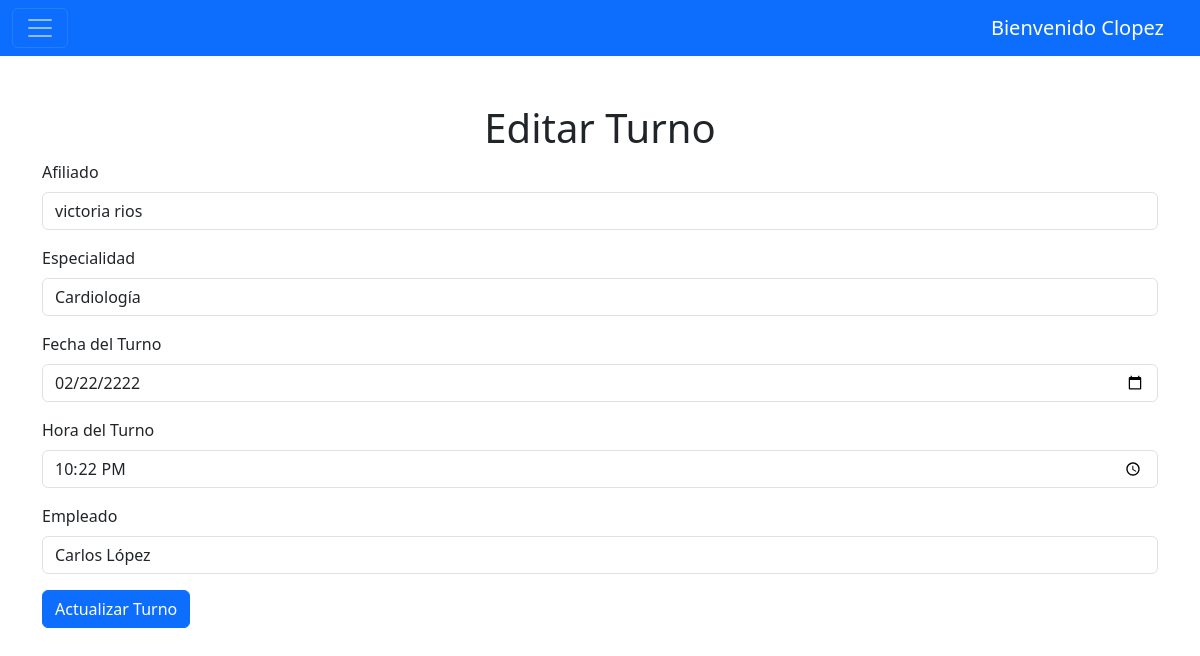
The app's page /mvc/index.php?action=editar_turno&id_turno=60 (signed in) with its own data.
### tables this page shows
CREATE TABLE `turnos` (
  `id_turno` int(11) NOT NULL,
  `id_afiliado` int(11) NOT NULL,
  `id_empleado` int(11) NOT NULL,
  `id_especialidad` int(11) NOT NULL,
  `fecha_turno` date NOT NULL,
  `hora_turno` time NOT NULL
);

CREATE TABLE `afiliaciones` (
  `id_afiliado` int(11) NOT NULL,
  `nombre` text NOT NULL,
  `apellido` text NOT NULL,
  `dni` int(11) NOT NULL,
  `direccion` text NOT NULL,
  `telefono` int(11) NOT NULL,
  `email` text NOT NULL,
  `fecha_nacimiento` date NOT NULL
);

CREATE TABLE `especialidades` (
  `id` int(11) NOT NULL,
  `nombre` varchar(50) NOT NULL
);

CREATE TABLE `empleado` (
  `id_empleado` int(11) NOT NULL,
  `nombre` text NOT NULL,
  `apellido` text NOT NULL,
  `dni` int(11) NOT NULL,
  `telefono` int(11) NOT NULL,
  `direccion` text NOT NULL,
  `email` text NOT NULL,
  `fecha_nacimiento` date NOT NULL,
  `user` text NOT NULL,
  `password` text NOT NULL
);

### mvc/app/controller/ModificarTurnosController.php (called while the page is built, shortened)
<?php
require_once '/xampp/htdocs/hominis/mvc/app/model/ModificarTurnosModel.php';
class ModificarTurnosController {
    private $model;
    public function __construct($pdo) {
        $this->model = new ModificarTurnosModel($pdo);
    }
    public function editarTurno($id_turno) {
        $turno = $this->model->obtenerTurnoPorId($id_turno);
        $especialidades = $this->model->obtenerEspecialidades();
        $empleados = $this->model->obtenerEmpleados();
        $afiliados = $this->model->obtenerAfiliados();
        require '/xampp/htdocs/hominis/mvc/app/views/editar_turno.php';
    }
}
?>

### mvc/app/model/ModificarTurnosModel.php (called while the page is built, shortened)
<?php
class ModificarTurnosModel {
    private $pdo;
    public function __construct($pdo) {
        $this->pdo = $pdo;
    }
    public function obtenerTurnoPorId($id_turno) {
        $stmt = $this->pdo->prepare("SELECT * FROM turnos WHERE id_turno = ?");
        $stmt->execute([$id_turno]);
        return $stmt->fetch(PDO::FETCH_ASSOC);
    }
    public function obtenerEspecialidades() {
        $stmt = $this->pdo->prepare("SELECT * FROM especialidades");
        $stmt->execute();
        return $stmt->fetchAll(PDO::FETCH_ASSOC);
    }
    public function obtenerEmpleados() {
        $stmt = $this->pdo->prepare("SELECT * FROM empleado");
        $stmt->execute();
        return $stmt->fetchAll(PDO::FETCH_ASSOC);
    }
    public function obtenerAfiliados() {
        $stmt = $this->pdo->prepare("SELECT * FROM afiliaciones");
        $stmt->execute();
        return $stmt->fetchAll(PDO::FETCH_ASSOC);
    }
}
?>

### mvc/app/views/editar_turno.php (the view, shortened to what this page needs)
<!DOCTYPE html>
<html lang="es">
<head>
    <link href="https://cdn.jsdelivr.net/npm/bootstrap@5.3.3/dist/css/bootstrap.min.css" rel="stylesheet">
    <link rel="stylesheet" href="../../resources/public/css/admin.css">
</head>
<body>
<?php require '/xampp/htdocs/hominis/mvc/app/views/header.php';?>
        <div class="container mt-5">
        <h1 class="text-center">Editar Turno</h1>
        <form action="/hominis/mvc/index.php" method="POST">
            <div class="mb-3">
                <label for="id_afiliado" class="form-label">Afiliado</label>
                <select id="id_afiliado" name="id_afiliado" class="form-control" required>
                    <?php foreach ($afiliados as $afiliado): ?>
                        <option value="<?= $afiliado['id_afiliado'] ?>" <?= $afiliado['id_afiliado'] == $turno['id_afiliado'] ? 'selected' : '' ?>>
                            <?= $afiliado['nombre'] . ' ' . $afiliado['apellido'] ?>
                        </option>
                    <?php endforeach; ?>
                </select>
            </div>
            <div class="mb-3">
                <label for="id_especialidad" class="form-label">Especialidad</label>
                <select id="id_especialidad" name="id_especialidad" class="form-control" required>
                    <?php foreach ($especialidades as $especialidad): ?>
                        <option value="<?= $especialidad['id'] ?>" <?= $especialidad['id'] == $turno['id_especialidad'] ? 'selected' : '' ?>>
                            <?= $especialidad['nombre'] ?>
                        </option>
                    <?php endforeach; ?>
                </select>
            </div>
            <div class="mb-3">
                <label for="fecha_turno" class="form-label">Fecha del Turno</label>
                <input type="date" id="fecha_turno" name="fecha_turno" class="form-control" value="<?= $turno['fecha_turno'] ?>" required>
            </div>
            <div class="mb-3">
                <label for="hora_turno" class="form-label">Hora del Turno</label>
                <input type="time" id="hora_turno" name="hora_turno" class="form-control" value="<?= $turno['hora_turno'] ?>" required>
            </div>
            <div class="mb-3">
                <label for="id_empleado" class="form-label">Empleado</label>
                <select id="id_empleado" name="id_empleado" class="form-control" required>
                    <?php foreach ($empleados as $empleado): ?>
                        <option value="<?= $empleado['id_empleado'] ?>" <?= $empleado['id_empleado'] == $turno['id_empleado'] ? 'selected' : '' ?>>
                            <?= $empleado['nombre'] .' '. $empleado['apellido'] ?>
                        </option>
                    <?php endforeach; ?>
                </select>
            </div>
            <button type="submit" class="btn btn-primary">Actualizar Turno</button>
        </form>
    </div>
</body>
</html>

### mvc/resources/public/css/admin.css (style rules this page uses)
* { padding: 0; margin: 0; box-sizing: border-box; }

### records on screen
turnos: id_afiliado "victoria rios", id_especialidad "Cardiología", fecha_turno "02/22/2222", hora_turno "22:22:00", id_empleado "Carlos López"

### other values on screen
$_SESSION['user'] "Clopez"
